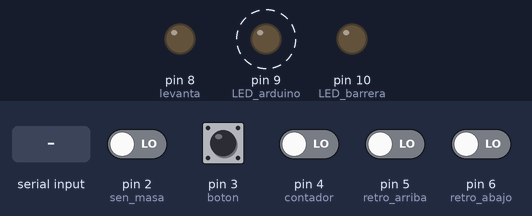
Bench run of a sketch on a simulated Arduino Uno, built with avr-gcc and run on an emulated ATmega328P. On the bench: output pins drawn as LEDs (lit = HIGH). Dashed ring = blinking. The test bench sets the inputs (shaded band); at power-on: pin 2 (sen_masa), pin 3 (boton), pin 4 (contador), pin 5 (retro_arriba), pin 6 (retro_abajo) LOW. What the sketch prints to the serial monitor is not drawn.

Above: at 1.25 s.
1.3 s: "1" received over Serial
At 1.9 s:
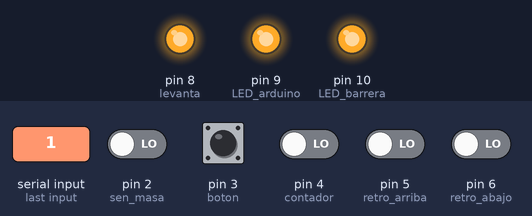
7.3 s: "1" received over Serial
At 7.7 s:
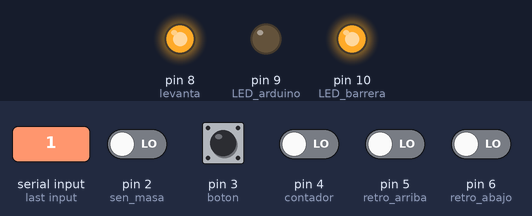
At 8.41 s:
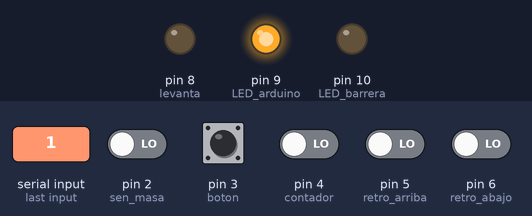
Timing chart, 0 to 20.3 s (numbered marks = the images above; inputs shaded):
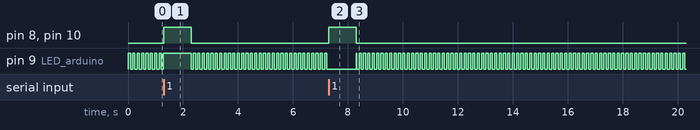

The sketch:

TarjetaPulso.ino
```cpp
int sen_masa = 2;
int boton = 3;
int contador = 4;
int retro_arriba = 5;
int retro_abajo = 6;

int levanta = 8;
int LED_arduino = 9;
int LED_barrera = 10;

int tiempo = 0;

byte ser_enviar[] = {0, 0, 0};
const size_t ser_enviar_Length = sizeof(ser_enviar) / sizeof(ser_enviar[0]);


void setup() {
    pinMode(sen_masa, INPUT);
    pinMode(boton, INPUT);
    pinMode(contador, INPUT);
    pinMode(retro_arriba, INPUT);
    pinMode(retro_abajo, INPUT);

    pinMode(levanta, OUTPUT);
    pinMode(LED_arduino, OUTPUT);
    pinMode(LED_barrera, OUTPUT);

    Serial.begin(9600);
    }

void loop() {

  int estado_masa;
  int estado_boton;
  int estado_contador;
  int estado_retro_arriba;
  int estado_retro_abajo;

    Leer_Valores(&estado_masa, &estado_boton, &estado_contador, &estado_retro_arriba, &estado_retro_abajo);
    Enviar_Serial(estado_masa, estado_boton, estado_contador, estado_retro_arriba, estado_retro_abajo);
    Levantar_Barrera(Recibir_Serial());
    tiempo = Parpadeo_LED(tiempo);

}

void Leer_Valores(int *lec_masa, int *lec_boton, int *lec_contador, int *lec_retro_arriba, int *lec_retro_abajo){

    *lec_masa         = digitalRead(sen_masa);
    *lec_boton        = digitalRead(boton);
    *lec_contador     = digitalRead(contador);
    *lec_retro_arriba = digitalRead(retro_arriba);
    *lec_retro_abajo  = digitalRead(retro_abajo);

}

void Enviar_Serial(int ser_masa, int ser_boton, int ser_contador, int ser_retro_arriba, int ser_retro_abajo){

    ser_enviar[0] = ser_masa;
    ser_enviar[1] = ser_boton;
    ser_enviar[2] = ser_contador;

    Serial.write(ser_enviar, ser_enviar_Length);

}


int Recibir_Serial(){
int estado;
  if (Serial.available()){
    estado = Serial.read();
  }
  return estado;
}

void Levantar_Barrera(int recibido){

    if (recibido == '1')
    {
        digitalWrite(levanta, HIGH);
        digitalWrite(LED_barrera, HIGH);
        delay(1000);
    }
    else
    {
        digitalWrite(levanta,LOW);
        digitalWrite(LED_barrera, LOW);
        //delay(1000);
    }

}

int Parpadeo_LED(unsigned long t_segs){

if (t_segs > 25)
    {
      digitalWrite(LED_arduino, HIGH);
      if(t_segs < 50)
      {
        return t_segs+1;
      }
      else
        return 0;
    }
else
    {
      digitalWrite(LED_arduino, LOW);
      return t_segs+1;
    }
}
```

Measured:
- after the input at 1.3 s, pin 8 (levanta), pin 10 (LED_barrera): LOW → HIGH at once, → LOW 1.0 s later
- after the input at 7.3 s, pin 8 (levanta), pin 10 (LED_barrera): LOW → HIGH at once, → LOW 1.0 s later
- by itself, pin 9 (LED_arduino): repeats every 0.16 s: LOW 0.08 s, HIGH 0.08 s
